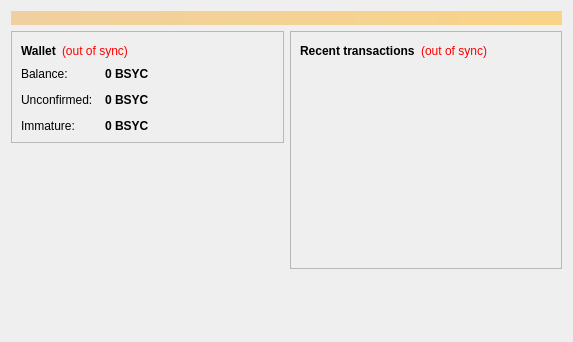
<?xml version="1.0" encoding="UTF-8"?>
<ui version="4.0">
 <class>OverviewPage</class>
 <widget class="QWidget" name="OverviewPage">
  <property name="geometry">
   <rect>
    <x>0</x>
    <y>0</y>
    <width>573</width>
    <height>342</height>
   </rect>
  </property>
  <property name="windowTitle">
   <string>Form</string>
  </property>
  <layout class="QVBoxLayout" name="topLayout">
   <item>
    <widget class="QLabel" name="labelAlerts">
     <property name="visible">
      <bool>false</bool>
     </property>
     <property name="styleSheet">
      <string notr="true">background-color: qlineargradient(x1: 0, y1: 0, x2: 1, y2: 0, stop:0 #F0D0A0, stop:1 #F8D488); color:#000000;</string>
     </property>
     <property name="wordWrap">
      <bool>true</bool>
     </property>
     <property name="margin">
      <number>3</number>
     </property>
    </widget>
   </item>
   <item>
    <layout class="QHBoxLayout" name="horizontalLayout" stretch="1,1">
     <item>
      <layout class="QVBoxLayout" name="verticalLayout_2">
       <item>
        <widget class="QFrame" name="frame">
         <property name="frameShape">
          <enum>QFrame::StyledPanel</enum>
         </property>
         <property name="frameShadow">
          <enum>QFrame::Raised</enum>
         </property>
         <layout class="QVBoxLayout" name="verticalLayout_4">
          <item>
           <layout class="QHBoxLayout" name="horizontalLayout_4">
            <item>
             <widget class="QLabel" name="label_5">
              <property name="font">
               <font>
                <weight>75</weight>
                <bold>true</bold>
               </font>
              </property>
              <property name="text">
               <string>Wallet</string>
              </property>
             </widget>
            </item>
            <item>
             <widget class="QLabel" name="labelWalletStatus">
              <property name="toolTip">
               <string>The displayed information may be out of date. Your wallet automatically synchronizes with the Bussycoin network after a connection is established, but this process has not completed yet.</string>
              </property>
              <property name="styleSheet">
               <string notr="true">QLabel { color: red; }</string>
              </property>
              <property name="text">
               <string notr="true">(out of sync)</string>
              </property>
              <property name="alignment">
               <set>Qt::AlignLeading|Qt::AlignLeft|Qt::AlignVCenter</set>
              </property>
             </widget>
            </item>
            <item>
             <spacer name="horizontalSpacer_2">
              <property name="orientation">
               <enum>Qt::Horizontal</enum>
              </property>
              <property name="sizeHint" stdset="0">
               <size>
                <width>40</width>
                <height>20</height>
               </size>
              </property>
             </spacer>
            </item>
           </layout>
          </item>
          <item>
           <layout class="QFormLayout" name="formLayout_2">
            <property name="fieldGrowthPolicy">
             <enum>QFormLayout::AllNonFixedFieldsGrow</enum>
            </property>
            <property name="horizontalSpacing">
             <number>12</number>
            </property>
            <property name="verticalSpacing">
             <number>12</number>
            </property>
            <item row="0" column="0">
             <widget class="QLabel" name="label">
              <property name="text">
               <string>Balance:</string>
              </property>
             </widget>
            </item>
            <item row="0" column="1">
             <widget class="QLabel" name="labelBalance">
              <property name="font">
               <font>
                <weight>75</weight>
                <bold>true</bold>
               </font>
              </property>
              <property name="cursor">
               <cursorShape>IBeamCursor</cursorShape>
              </property>
              <property name="toolTip">
               <string>Your current balance</string>
              </property>
              <property name="text">
               <string notr="true">0 BSYC</string>
              </property>
              <property name="textInteractionFlags">
               <set>Qt::LinksAccessibleByMouse|Qt::TextSelectableByKeyboard|Qt::TextSelectableByMouse</set>
              </property>
             </widget>
            </item>
            <item row="1" column="0">
             <widget class="QLabel" name="label_3">
              <property name="text">
               <string>Unconfirmed:</string>
              </property>
             </widget>
            </item>
            <item row="1" column="1">
             <widget class="QLabel" name="labelUnconfirmed">
              <property name="font">
               <font>
                <weight>75</weight>
                <bold>true</bold>
               </font>
              </property>
              <property name="cursor">
               <cursorShape>IBeamCursor</cursorShape>
              </property>
              <property name="toolTip">
               <string>Total of transactions that have yet to be confirmed, and do not yet count toward the current balance</string>
              </property>
              <property name="text">
               <string notr="true">0 BSYC</string>
              </property>
              <property name="textInteractionFlags">
               <set>Qt::LinksAccessibleByMouse|Qt::TextSelectableByKeyboard|Qt::TextSelectableByMouse</set>
              </property>
             </widget>
            </item>
            <item row="2" column="0">
             <widget class="QLabel" name="labelImmatureText">
              <property name="text">
               <string>Immature:</string>
              </property>
             </widget>
            </item>
            <item row="2" column="1">
             <widget class="QLabel" name="labelImmature">
              <property name="font">
               <font>
                <weight>75</weight>
                <bold>true</bold>
               </font>
              </property>
              <property name="toolTip">
               <string>Mined balance that has not yet matured</string>
              </property>
              <property name="text">
               <string notr="true">0 BSYC</string>
              </property>
              <property name="textInteractionFlags">
               <set>Qt::LinksAccessibleByMouse|Qt::TextSelectableByKeyboard|Qt::TextSelectableByMouse</set>
              </property>
             </widget>
            </item>
           </layout>
          </item>
         </layout>
        </widget>
       </item>
       <item>
        <spacer name="verticalSpacer">
         <property name="orientation">
          <enum>Qt::Vertical</enum>
         </property>
         <property name="sizeHint" stdset="0">
          <size>
           <width>20</width>
           <height>40</height>
          </size>
         </property>
        </spacer>
       </item>
      </layout>
     </item>
     <item>
      <layout class="QVBoxLayout" name="verticalLayout_3">
       <item>
        <widget class="QFrame" name="frame_2">
         <property name="frameShape">
          <enum>QFrame::StyledPanel</enum>
         </property>
         <property name="frameShadow">
          <enum>QFrame::Raised</enum>
         </property>
         <layout class="QVBoxLayout" name="verticalLayout">
          <item>
           <layout class="QHBoxLayout" name="horizontalLayout_2">
            <item>
             <widget class="QLabel" name="label_4">
              <property name="text">
               <string>&lt;b&gt;Recent transactions&lt;/b&gt;</string>
              </property>
             </widget>
            </item>
            <item>
             <widget class="QLabel" name="labelTransactionsStatus">
              <property name="toolTip">
               <string>The displayed information may be out of date. Your wallet automatically synchronizes with the Bussycoin network after a connection is established, but this process has not completed yet.</string>
              </property>
              <property name="styleSheet">
               <string notr="true">QLabel { color: red; }</string>
              </property>
              <property name="text">
               <string notr="true">(out of sync)</string>
              </property>
              <property name="alignment">
               <set>Qt::AlignRight|Qt::AlignTrailing|Qt::AlignVCenter</set>
              </property>
             </widget>
            </item>
            <item>
             <spacer name="horizontalSpacer">
              <property name="orientation">
               <enum>Qt::Horizontal</enum>
              </property>
              <property name="sizeHint" stdset="0">
               <size>
                <width>40</width>
                <height>20</height>
               </size>
              </property>
             </spacer>
            </item>
           </layout>
          </item>
          <item>
           <widget class="QListView" name="listTransactions">
            <property name="styleSheet">
             <string notr="true">QListView { background: transparent; }</string>
            </property>
            <property name="frameShape">
             <enum>QFrame::NoFrame</enum>
            </property>
            <property name="verticalScrollBarPolicy">
             <enum>Qt::ScrollBarAlwaysOff</enum>
            </property>
            <property name="horizontalScrollBarPolicy">
             <enum>Qt::ScrollBarAlwaysOff</enum>
            </property>
            <property name="selectionMode">
             <enum>QAbstractItemView::NoSelection</enum>
            </property>
           </widget>
          </item>
         </layout>
        </widget>
       </item>
       <item>
        <spacer name="verticalSpacer_2">
         <property name="orientation">
          <enum>Qt::Vertical</enum>
         </property>
         <property name="sizeHint" stdset="0">
          <size>
           <width>20</width>
           <height>40</height>
          </size>
         </property>
        </spacer>
       </item>
      </layout>
     </item>
    </layout>
   </item>
  </layout>
 </widget>
 <resources/>
 <connections/>
</ui>
